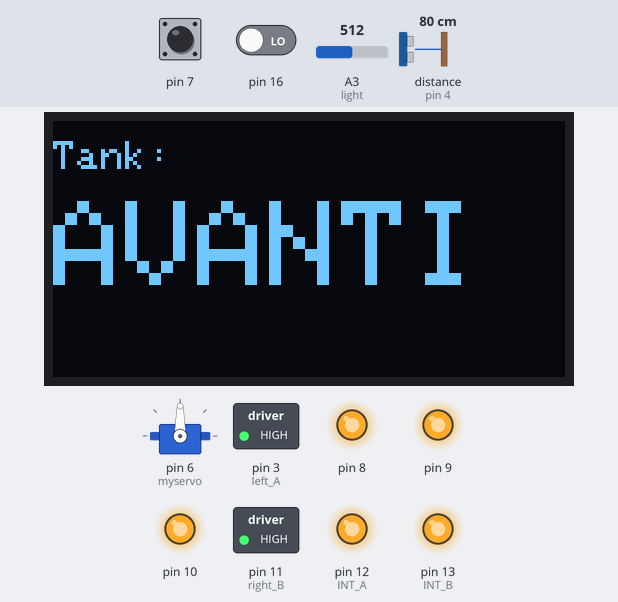
Bench run of a sketch on a simulated Arduino Uno, built with avr-gcc and run on an emulated ATmega328P. On the bench: servo, 128×64 one-colour display, switched loads named in the sketch (green lamp = pin HIGH), output pins drawn as LEDs (lit = HIGH). Wiring (inferred from the names in the program): ultrasonic range finder: trigger pin 5; echo pin 4. The inputs (shaded band) are chosen by the test bench; at power-on: distance to the obstacle (sensor on pin 4) 80 cm, pin 16 LOW, A3 (light) = 512, pin 7 HIGH. The echo pulse lasts 58.3 µs per cm; pins used as bus, display or sensor lines are not drawn; what the sketch prints to the serial monitor is not drawn.

Above: at 5.2 s.
5.3 s: distance to the obstacle (sensor on pin 4) set to 31 cm
6.8 s: distance to the obstacle (sensor on pin 4) set to 26 cm
At 8.2 s:
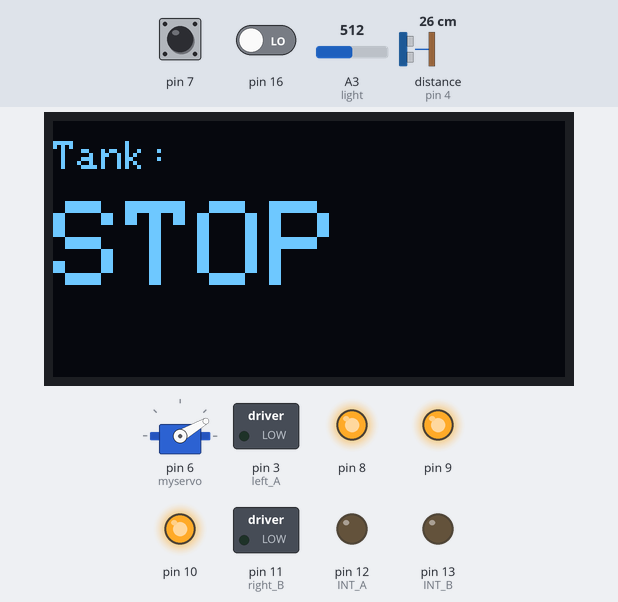
9.8 s: distance to the obstacle (sensor on pin 4) set to 35 cm
At 12.56 s:
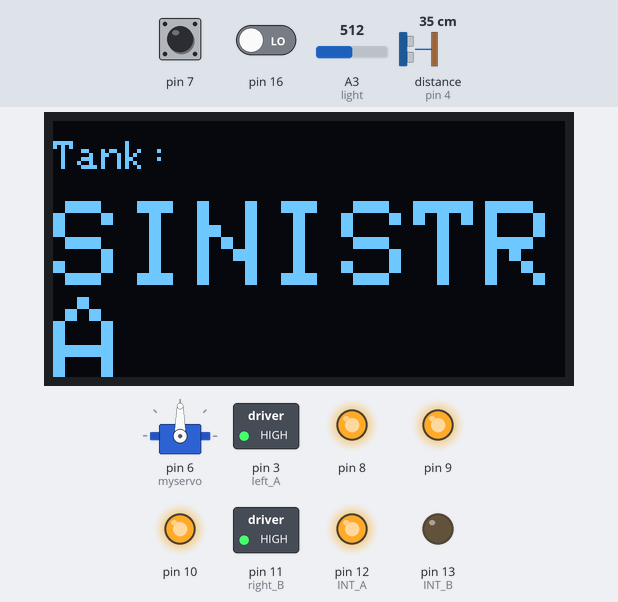
12.8 s: pin 16 driven HIGH
At 14.2 s:
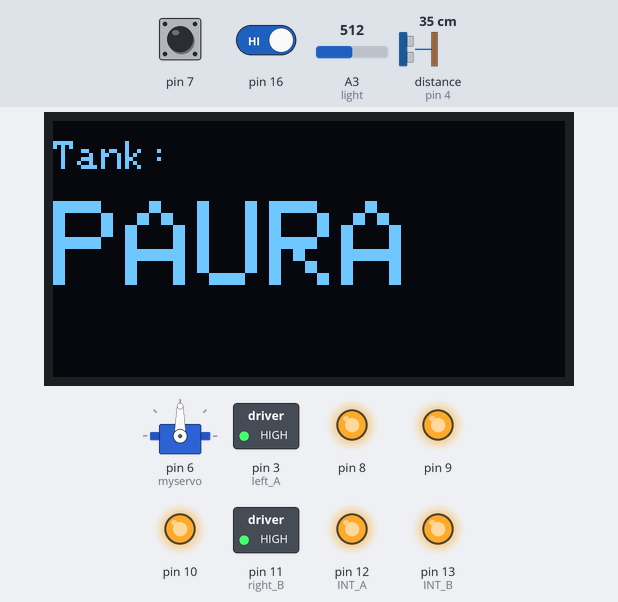
15.8 s: pin 16 driven LOW
At 18.0 s:
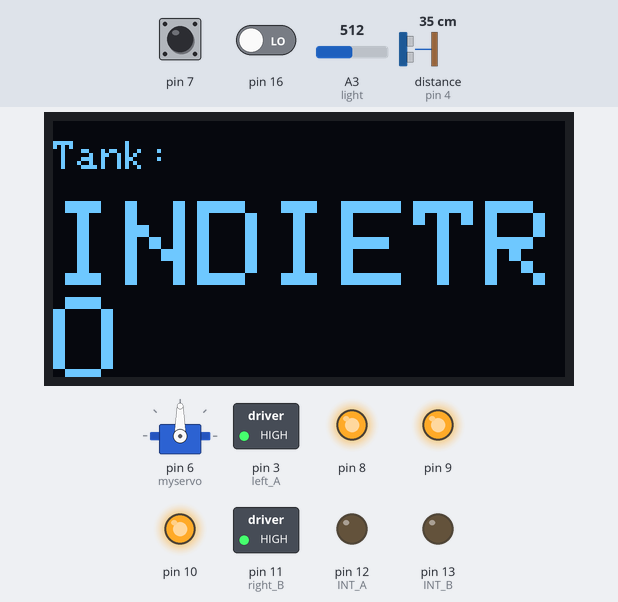
18.4 s: A3 (light) set to 417
21.4 s: A3 (light) set to 390
At 24.4 s:
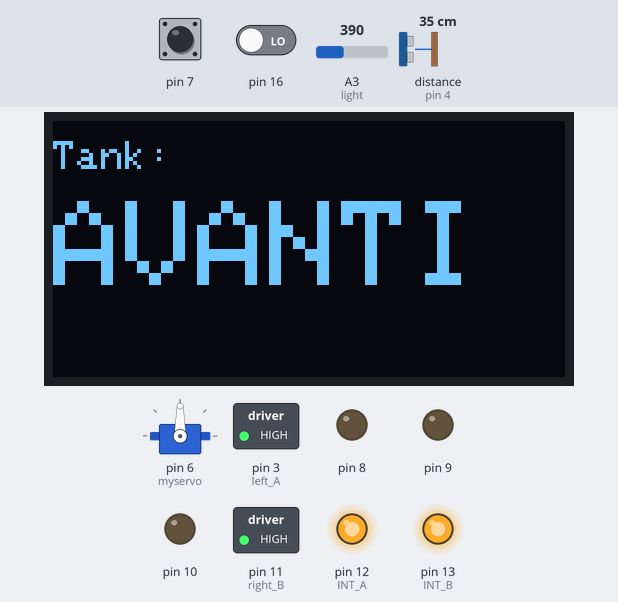
Timing chart, 0 to 25.4 s (numbered marks = the images above; inputs shaded):
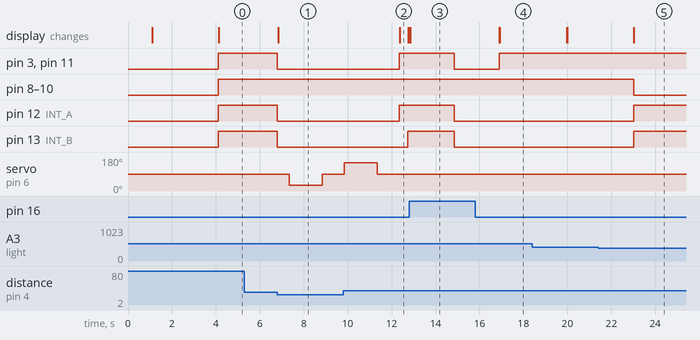

Measured:
- the behaviour switches between 30 and 29 cm on distance to the obstacle (sensor on pin 4) (found by bisection; images 0 and 1)
- the behaviour switches between 401 and 400 on A3 (light) (found by bisection; images 4 and 5)
- after the input at 5.3 s, every drawn part: stays the same
- after the input at 6.8 s, pin 3 (left_A), pin 11 (right_B), pin 12 (INT_A), pin 13 (INT_B): HIGH → LOW at once; servo on pin 6 (myservo): 90° → 30° after 0.53 s, → 90° 1.5 s later; the display: changes at once (image 1)
- after the input at 9.8 s, pin 12 (INT_A): LOW → HIGH after 2.5 s; the display: changes after 2.6 s (image 2)
- after the input at 12.8 s, pin 3 (left_A), pin 11 (right_B), pin 12 (INT_A), pin 13 (INT_B): HIGH → LOW after 2.0 s; the display: changes after 0.05 s (image 3)
- after the input at 15.8 s, pin 3 (left_A), pin 11 (right_B): LOW → HIGH after 1.1 s; the display: first changes after 1.1 s (image 4 shows a later state)
- after the input at 21.4 s, pin 8–10: HIGH → LOW after 1.6 s

The sketch:

tank.ino
```cpp
#include <Wire.h>
#include <Adafruit_GFX.h>
#include <Adafruit_SSD1306.h>
#include <Servo.h>
Servo myservo;


#define ECHO_PIN 4
#define TRIG_PIN 5

#define left_A   3 // definisce la velocità del motore sinistro al PIN 3
#define right_B 11 // definisce la velocità del motore sinistro al PIN 11
#define INT_A   12 // controlla la direzione del motore sinistro sul PIN 12
#define INT_B   13 // controlla la direzione del motore destro sul PIN 13

#define SCREEN_WIDTH 128
#define SCREEN_HEIGHT 64
#define OLED_RESET    18
Adafruit_SSD1306 display(SCREEN_WIDTH, SCREEN_HEIGHT, &Wire, OLED_RESET);

const unsigned char logo [] PROGMEM = {
  0x00, 0x00, 0x00, 0x00, 0x00, 0x00, 0x00, 0x00, 0x00, 0x00, 0x00, 0x00, 0x00, 0x00, 0x00, 0x00,
  0x00, 0x00, 0x00, 0x00, 0x00, 0x00, 0x00, 0x00, 0x00, 0x00, 0x00, 0x00, 0x00, 0x00, 0x00, 0x00,
  0x00, 0x00, 0x00, 0x00, 0x00, 0x00, 0x00, 0x00, 0x00, 0x00, 0x00, 0x00, 0x00, 0x00, 0x00, 0x00,
  0x00, 0x00, 0x00, 0x00, 0x00, 0x00, 0x00, 0x00, 0x00, 0x00, 0x00, 0x00, 0x00, 0x00, 0x00, 0x00,
  0x00, 0x00, 0x00, 0x00, 0x00, 0x00, 0x00, 0x00, 0x00, 0x00, 0x00, 0x00, 0x00, 0x00, 0x00, 0x00,
  0x00, 0x00, 0x00, 0x00, 0x00, 0x00, 0x00, 0x3f, 0xfc, 0x00, 0x00, 0x00, 0x00, 0x00, 0x00, 0x00,
  0x00, 0x00, 0x00, 0x00, 0x00, 0x00, 0x01, 0xff, 0xff, 0xc0, 0x00, 0x00, 0x00, 0x00, 0x00, 0x00,
  0x00, 0x00, 0x00, 0x00, 0x00, 0x00, 0x0f, 0xff, 0xff, 0xf0, 0x00, 0x00, 0x00, 0x00, 0x00, 0x00,
  0x00, 0x00, 0x00, 0x00, 0x00, 0x00, 0x3f, 0xff, 0xff, 0xfc, 0x00, 0x00, 0x00, 0x00, 0x00, 0x00,
  0x00, 0x00, 0x00, 0x00, 0x00, 0x00, 0xff, 0xff, 0xff, 0xff, 0x00, 0x00, 0x00, 0x00, 0x00, 0x00,
  0x00, 0x00, 0x00, 0x00, 0x00, 0x00, 0x00, 0x00, 0x00, 0x03, 0x80, 0x00, 0x00, 0x00, 0x00, 0x00,
  0x00, 0x00, 0x00, 0x00, 0x00, 0x00, 0x00, 0x00, 0x00, 0x00, 0x40, 0x00, 0x00, 0x00, 0x00, 0x00,
  0x00, 0x00, 0x00, 0x00, 0x00, 0x00, 0x00, 0x00, 0x00, 0x00, 0x00, 0x00, 0x00, 0x00, 0x00, 0x00,
  0x00, 0x00, 0x00, 0x00, 0x00, 0x00, 0x00, 0x00, 0x00, 0x00, 0x00, 0x00, 0x00, 0x00, 0x00, 0x00,
  0x00, 0x00, 0x00, 0x00, 0x00, 0x00, 0x00, 0x00, 0x00, 0x00, 0x00, 0x00, 0x00, 0x00, 0x00, 0x00,
  0x00, 0x00, 0x00, 0x00, 0x00, 0x00, 0x00, 0x00, 0x00, 0x00, 0x00, 0x00, 0x00, 0x00, 0x00, 0x00,
  0x00, 0x00, 0x00, 0x00, 0x00, 0x00, 0x00, 0x00, 0x00, 0x00, 0x00, 0x00, 0x00, 0x00, 0x00, 0x00,
  0x00, 0x00, 0x00, 0x00, 0x00, 0x00, 0x00, 0x00, 0x00, 0x00, 0x00, 0x00, 0x00, 0x00, 0x00, 0x00,
  0x00, 0x00, 0x00, 0x00, 0x00, 0xff, 0xff, 0xff, 0xfc, 0x00, 0x00, 0x00, 0x00, 0x00, 0x00, 0x00,
  0x00, 0x00, 0x00, 0x00, 0x00, 0xff, 0xff, 0xff, 0xff, 0x80, 0x00, 0x80, 0x00, 0x00, 0x00, 0x00,
  0x00, 0x00, 0x00, 0x00, 0x01, 0xff, 0xff, 0xff, 0xff, 0xc0, 0x00, 0x80, 0x00, 0x00, 0x00, 0x00,
  0x00, 0x00, 0x00, 0x00, 0x01, 0xff, 0xf8, 0x00, 0xff, 0xc0, 0x00, 0xc0, 0x00, 0x00, 0x00, 0x00,
  0x00, 0x00, 0x00, 0x00, 0x03, 0xff, 0xf0, 0x00, 0xff, 0xe0, 0x00, 0xc0, 0x00, 0x00, 0x00, 0x00,
  0x00, 0x00, 0x00, 0x00, 0x03, 0xff, 0xf0, 0x00, 0xff, 0xe0, 0x00, 0xc0, 0x00, 0x00, 0x00, 0x00,
  0x00, 0x00, 0x00, 0x00, 0x07, 0xff, 0xf0, 0x01, 0xff, 0xc0, 0x01, 0xe0, 0x00, 0x00, 0x00, 0x00,
  0x00, 0x00, 0x00, 0x00, 0x07, 0xff, 0xe0, 0x01, 0xff, 0xc0, 0x01, 0xe0, 0x00, 0x00, 0x00, 0x00,
  0x00, 0x00, 0x00, 0x00, 0x07, 0xff, 0xe0, 0x03, 0xff, 0x80, 0x03, 0xe0, 0x00, 0x00, 0x00, 0x00,
  0x00, 0x00, 0x00, 0x00, 0x07, 0xff, 0xc0, 0x03, 0xff, 0x00, 0x07, 0xf0, 0x00, 0x00, 0x00, 0x00,
  0x00, 0x00, 0x00, 0x00, 0x07, 0xff, 0xc0, 0x03, 0xfe, 0x00, 0x0f, 0xf0, 0x00, 0x00, 0x00, 0x00,
  0x00, 0x00, 0x00, 0x00, 0x07, 0xff, 0xc0, 0x07, 0xfc, 0x00, 0x1f, 0xf0, 0x00, 0x00, 0x00, 0x00,
  0x00, 0x00, 0x00, 0x00, 0x0f, 0xff, 0x80, 0x07, 0xe0, 0x00, 0x3f, 0xf0, 0x00, 0x00, 0x00, 0x00,
  0x00, 0x00, 0x00, 0x00, 0x0f, 0xff, 0x80, 0x07, 0x80, 0x00, 0xff, 0xf0, 0x00, 0x00, 0x00, 0x00,
  0x00, 0x00, 0x00, 0x00, 0x0f, 0xff, 0x80, 0x0c, 0x00, 0x03, 0xff, 0xf0, 0x00, 0x00, 0x00, 0x00,
  0x00, 0x00, 0x00, 0x00, 0x0f, 0xff, 0x00, 0x00, 0x00, 0x0f, 0xff, 0xf0, 0x00, 0x00, 0x00, 0x00,
  0x00, 0x00, 0x00, 0x00, 0x0f, 0xff, 0x00, 0x00, 0x00, 0x3f, 0xff, 0xf0, 0x00, 0x00, 0x00, 0x00,
  0x00, 0x00, 0x00, 0x00, 0x07, 0xff, 0x00, 0x10, 0x00, 0xff, 0xff, 0xf0, 0x00, 0x00, 0x00, 0x00,
  0x00, 0x00, 0x00, 0x00, 0x07, 0xfe, 0x00, 0x10, 0x00, 0xff, 0xff, 0xf0, 0x00, 0x00, 0x00, 0x00,
  0x00, 0x00, 0x00, 0x00, 0x07, 0xfe, 0x00, 0x38, 0x00, 0x7f, 0xff, 0xf0, 0x00, 0x00, 0x00, 0x00,
  0x00, 0x00, 0x00, 0x00, 0x07, 0xfc, 0x00, 0x38, 0x00, 0x3f, 0xff, 0xe0, 0x00, 0x00, 0x00, 0x00,
  0x00, 0x00, 0x00, 0x00, 0x07, 0xfc, 0x00, 0x3c, 0x00, 0x3f, 0xff, 0xe0, 0x00, 0x00, 0x00, 0x00,
  0x00, 0x00, 0x00, 0x00, 0x03, 0xfc, 0x00, 0x7c, 0x00, 0x3f, 0xff, 0xe0, 0x00, 0x00, 0x00, 0x00,
  0x00, 0x00, 0x00, 0x00, 0x03, 0xf8, 0x00, 0x7e, 0x00, 0x1f, 0xff, 0xc0, 0x00, 0x00, 0x00, 0x00,
  0x00, 0x00, 0x00, 0x00, 0x03, 0xf8, 0x00, 0x7e, 0x00, 0x1f, 0xff, 0xc0, 0x00, 0x00, 0x00, 0x00,
  0x00, 0x00, 0x00, 0x00, 0x01, 0xf8, 0x00, 0xff, 0x00, 0x0f, 0xff, 0xc0, 0x00, 0x00, 0x00, 0x00,
  0x00, 0x00, 0x00, 0x00, 0x01, 0xf0, 0x00, 0xff, 0x00, 0x0f, 0xff, 0x80, 0x00, 0x00, 0x00, 0x00,
  0x00, 0x00, 0x00, 0x00, 0x00, 0xf0, 0x01, 0xff, 0x80, 0x07, 0xff, 0x80, 0x00, 0x00, 0x00, 0x00,
  0x00, 0x00, 0x00, 0x00, 0x00, 0xf0, 0x01, 0xff, 0x80, 0x00, 0x00, 0x00, 0x00, 0x00, 0x00, 0x00,
  0x00, 0x00, 0x00, 0x00, 0x00, 0x60, 0x01, 0xff, 0x80, 0x00, 0x00, 0x00, 0x00, 0x00, 0x00, 0x00,
  0x00, 0x00, 0x00, 0x00, 0x00, 0x60, 0x03, 0xff, 0xc0, 0x00, 0x00, 0x00, 0x00, 0x00, 0x00, 0x00,
  0x00, 0x00, 0x00, 0x00, 0x00, 0x00, 0x03, 0xff, 0xe0, 0x00, 0x00, 0x00, 0x00, 0x00, 0x00, 0x00,
  0x00, 0x00, 0x00, 0x00, 0x00, 0x00, 0x03, 0xff, 0xf0, 0x00, 0x00, 0x00, 0x00, 0x00, 0x00, 0x00,
  0x00, 0x00, 0x00, 0x00, 0x00, 0x0f, 0xff, 0xff, 0xff, 0xff, 0xf8, 0x00, 0x00, 0x00, 0x00, 0x00,
  0x00, 0x00, 0x00, 0x00, 0x00, 0x07, 0xff, 0xff, 0xff, 0xff, 0xf0, 0x00, 0x00, 0x00, 0x00, 0x00,
  0x00, 0x00, 0x00, 0x00, 0x00, 0x03, 0xff, 0xff, 0xff, 0xff, 0xe0, 0x00, 0x00, 0x00, 0x00, 0x00,
  0x00, 0x00, 0x00, 0x00, 0x00, 0x01, 0xff, 0xff, 0xff, 0xff, 0x80, 0x00, 0x00, 0x00, 0x00, 0x00,
  0x00, 0x00, 0x00, 0x00, 0x00, 0x00, 0xff, 0xff, 0xff, 0xff, 0x00, 0x00, 0x00, 0x00, 0x00, 0x00,
  0x00, 0x00, 0x00, 0x00, 0x00, 0x00, 0x3f, 0xff, 0xff, 0xfc, 0x00, 0x00, 0x00, 0x00, 0x00, 0x00,
  0x00, 0x00, 0x00, 0x00, 0x00, 0x00, 0x0f, 0xff, 0xff, 0xf0, 0x00, 0x00, 0x00, 0x00, 0x00, 0x00,
  0x00, 0x00, 0x00, 0x00, 0x00, 0x00, 0x03, 0xff, 0xff, 0xc0, 0x00, 0x00, 0x00, 0x00, 0x00, 0x00,
  0x00, 0x00, 0x00, 0x00, 0x00, 0x00, 0x00, 0x3f, 0xfe, 0x00, 0x00, 0x00, 0x00, 0x00, 0x00, 0x00,
  0x00, 0x00, 0x00, 0x00, 0x00, 0x00, 0x00, 0x00, 0x00, 0x00, 0x00, 0x00, 0x00, 0x00, 0x00, 0x00,
  0x00, 0x00, 0x00, 0x00, 0x00, 0x00, 0x00, 0x00, 0x00, 0x00, 0x00, 0x00, 0x00, 0x00, 0x00, 0x00,
  0x00, 0x00, 0x00, 0x00, 0x00, 0x00, 0x00, 0x00, 0x00, 0x00, 0x00, 0x00, 0x00, 0x00, 0x00, 0x00,
  0x00, 0x00, 0x00, 0x00, 0x00, 0x00, 0x00, 0x00, 0x00, 0x00, 0x00, 0x00, 0x00, 0x00, 0x00, 0x00
};


const int dist_min = 30;
int sound, lumen, sensorIR, rDistance, lDistance, mDistance;
double distanceCm;

void setup() {
  pinMode (ECHO_PIN, INPUT);
  pinMode (TRIG_PIN, OUTPUT);
  pinMode (left_A, OUTPUT);
  pinMode (right_B, OUTPUT);
  pinMode (INT_A, OUTPUT);
  pinMode (INT_B, OUTPUT);
  pinMode (7, INPUT);
  pinMode (8, OUTPUT);
  pinMode (9, OUTPUT);
  pinMode (10, OUTPUT);
  pinMode (16, INPUT);


  myservo.attach(6);

  Serial.begin(9600);

 display.begin(SSD1306_SWITCHCAPVCC, 0x3C);

 display.clearDisplay();
 display.drawBitmap (0, 0, logo, 128, 64, 1);
 display.display();

 delay(1000);

 display.setTextSize(2);
 display.setTextColor(1,0);
 display.setCursor(10, 50);
 display.println("RESHITOZE");
 display.display();

 delay(3000);


}

void loop() {
myservo.write(90);

mDistance = distance();

ultra();

sensorIR = digitalRead (7);

if (sensorIR == 0){
  Stop();
  delay (500);
  ultra();

  }

}

void ultra(){


  if (mDistance < dist_min) {
      Stop();
      delay(500);
      myservo.write(30);
      delay(1000);
      rDistance = distance();

      delay(500);
      myservo.write(90);
      delay(1000);
      myservo.write(150);
      delay(1000);
      lDistance = distance();

      delay(500);
      myservo.write(90);
      delay(1000);
      if(rDistance > lDistance) {
        Right();
        delay(360);
      }
      else if(rDistance < lDistance) {
        Left();
        delay(360);
      }
      else if((rDistance <= dist_min) || (lDistance <= dist_min)) {
        Back();
        delay(180);
      }
      else {
        Go();

      }
    }
    else {
        Go();

    }


}

// Misurazione Distanza con Ultrasuoni
int distance(){
  digitalWrite(TRIG_PIN, LOW);
  delayMicroseconds(2);
  digitalWrite(TRIG_PIN, HIGH);
  delayMicroseconds(10);
  digitalWrite(TRIG_PIN, LOW);
  unsigned long impulso = pulseIn(ECHO_PIN,HIGH);
  distanceCm = impulso / 2.0 * 0.0343;
  return (int)distanceCm;

  }

// funzione per fermarsi
void Stop()
{
digitalWrite (INT_A, LOW);
digitalWrite (INT_B, LOW);
analogWrite (left_A, 0);
analogWrite (right_B, 0);

light();
clap();

 display.clearDisplay();
 display.setTextSize(1);
 display.setTextColor(1);
 display.setCursor(0, 5);
 display.println("Tank:");
 display.setTextSize(3);
 display.setTextColor(1);
 display.setCursor(0, 20);
 display.println("STOP");
 display.display();


}

// funzione per girare a destra
void Right()
{
digitalWrite(INT_A,LOW);
digitalWrite(INT_B,HIGH);
analogWrite(left_A,255);
analogWrite(right_B,255);

light();
clap();

 display.clearDisplay();
 display.setTextSize(1);
 display.setTextColor(1);
 display.setCursor(0, 5);
 display.println("Tank:");
 display.setTextSize(3);
 display.setTextColor(1);
 display.setCursor(0, 20);
 display.println("DESTRA");
 display.display();


}

// funzione per girare a sinistra
void Left()
{
digitalWrite(INT_A,HIGH);
digitalWrite(INT_B,LOW);
analogWrite(left_A,255);
analogWrite(right_B,255);

light();
clap();

 display.clearDisplay();
 display.setTextSize(1);
 display.setTextColor(1);
 display.setCursor(0, 5);
 display.println("Tank:");
 display.setTextSize(3);
 display.setTextColor(1);
 display.setCursor(0, 20);
 display.println("SINISTRA");
 display.display();

}

// funzione per retromarcia
void Back()
{
digitalWrite(INT_A,LOW);
digitalWrite(INT_B,LOW);
analogWrite(left_A,255);
analogWrite(right_B,255);

light();
clap();


sensorIR = digitalRead (7);
if (sensorIR == 0){
  Stop();
  delay (500);
  ultra();

  }

 display.clearDisplay();
 display.setTextSize(1);
 display.setTextColor(1);
 display.setCursor(0, 5);
 display.println("Tank:");
 display.setTextSize(3);
 display.setTextColor(1);
 display.setCursor(0, 20);
 display.println("INDIETRO");
 display.display();


}

// funzione per andare avanti
void Go()
{
digitalWrite(INT_A,HIGH);
digitalWrite(INT_B,HIGH);
analogWrite(left_A,255);
analogWrite(right_B,255);

light();
clap();

 display.clearDisplay();
 display.setTextSize(1);
 display.setTextColor(1);
 display.setCursor(0, 5);
 display.println("Tank:");
 display.setTextSize(3);
 display.setTextColor(1);
 display.setCursor(0, 20);
 display.println("AVANTI");
 display.display();

}

void light(){
  lumen = analogRead(A3);
  if (lumen > 400) {
    digitalWrite(10, HIGH);
    digitalWrite(8, HIGH);
    digitalWrite(9, HIGH);
  }
else {
    digitalWrite(10, LOW);
    digitalWrite(8, LOW);
    digitalWrite(9, LOW);
  }

Serial.print("Luce ");
Serial.println(lumen);
  }

void clap(){
  sound = digitalRead(16);
  if (sound == 1) {
    digitalWrite(10, HIGH);
    digitalWrite(8, HIGH);
    digitalWrite(9, HIGH);

 display.clearDisplay();
 display.setTextSize(1);
 display.setTextColor(1);
 display.setCursor(0, 5);
 display.println("Tank:");
 display.setTextSize(3);
 display.setTextColor(1);
 display.setCursor(0, 20);
 display.println("PAURA");
 display.display();

   delay(2000);
    Stop();
    Back();
    delay (3000);
  }
  else {
  }

  Serial.print("Clap ");
  Serial.println(sound);
  }
```
